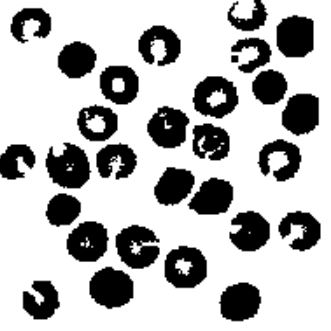
#> input picture exercises/part1/data/roundObjects_03.JPG, 331 x 331 px
$ jupyter execute '19. Morphological operations.ipynb'
#> lines starting #> are read from the running program, lines starting #| are printed output that depends on the picture
# 19. Morphological operations

[cell 1]
import cv2
import os
import numpy as np
import matplotlib.pyplot as plt

DATA_DIR = './data'
FILENAME = 'roundObjects_03.JPG'

img = cv2.imread(os.path.join(DATA_DIR, FILENAME))
#> img is the input picture: shape (331, 331, 3); min 0, max 255, mean 183.9

# Invert the image
img = 255 - img
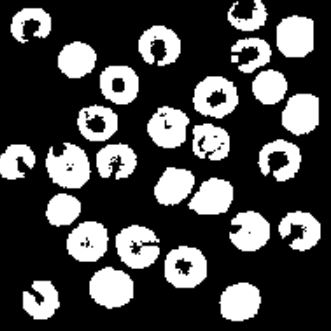
#> img: shape (331, 331, 3); min 0, max 255, mean 71.1

plt.imshow(img, cmap='gray')
plt.title('Original Image')
plt.axis('off')
plt.show()

[cell 2]
kernel = np.ones((5,5), np.uint8)

# Closing
op = cv2.morphologyEx(img, cv2.MORPH_CLOSE, kernel)

plt.imshow(op)
plt.title('After Closing')
plt.axis('off')
plt.show()


$ run again, with exercises/part1/data/roundObjects_01.jpg copied over exercises/part1/data/roundObjects_03.JPG
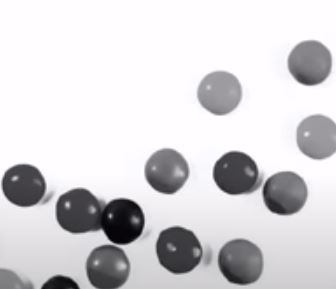
#> input picture exercises/part1/data/roundObjects_01.jpg, 336 x 289 px
#> img is the input picture: shape (289, 336, 3); mean B, G, R 215.3, 212.3, 214.1
#> `img = 255 - img`:
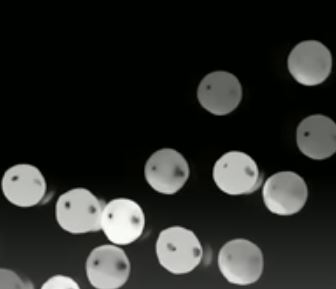
#> img: shape (289, 336, 3); mean B, G, R 39.7, 42.7, 40.9

$ run again, with exercises/part1/data/roundObjects_02.jpg copied over exercises/part1/data/roundObjects_03.JPG
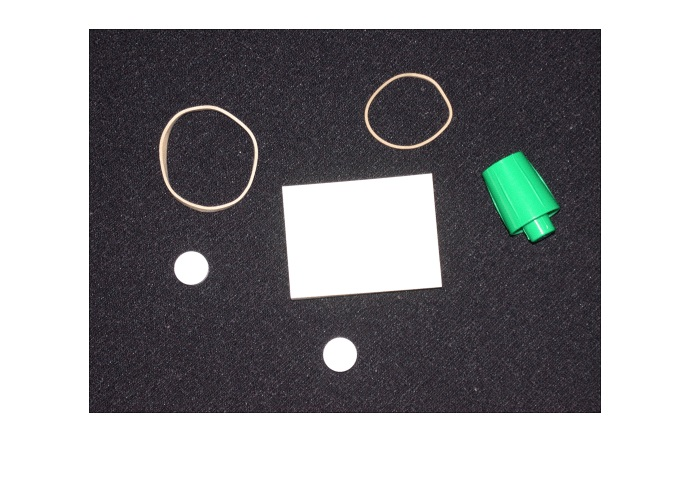
#> input picture exercises/part1/data/roundObjects_02.jpg, 692 x 477 px
#> img is the input picture: shape (477, 692, 3); mean B, G, R 149.2, 146.9, 147.1
#> `img = 255 - img`:
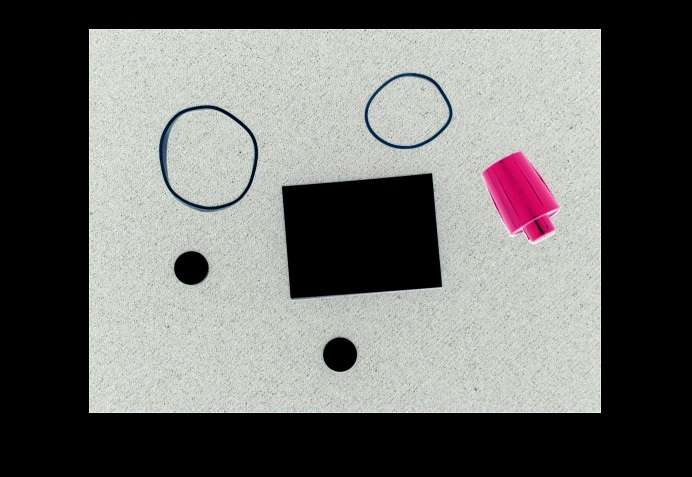
#> img: shape (477, 692, 3); mean B, G, R 105.8, 108.1, 107.9
#> `op = cv2.morphologyEx(img, cv2.MORPH_CLOSE, kernel)`:
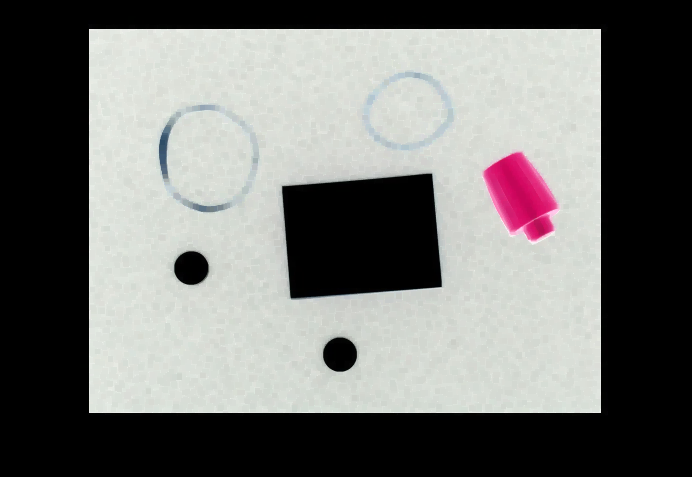
#> op: shape (477, 692, 3); mean B, G, R 113.8, 116.1, 116.1
